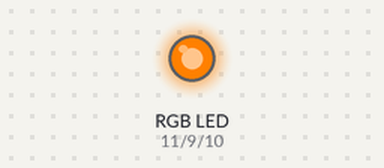
Recording of a sketch running on a simulated Arduino Uno, built with avr-gcc and run on an emulated ATmega328P. Parts: an RGB LED mixed from three pins (HIGH = lit).

Above: at 0.1 s.
Timing chart, 0 to 1.6 s (numbered marks = the images above):
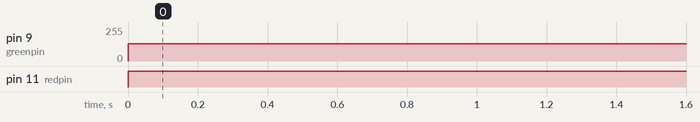

The sketch:

LED_Testing.ino
```cpp
int red = 0;
int green = 0;
int blue = 0;

//Constants for the LED
const int greenpin = 9;
const int redpin = 11;
const int bluepin = 10;

void setup(){
  Serial.begin(9600);

  //Setting pins as outputs
  pinMode(greenpin,OUTPUT);
  pinMode(redpin,OUTPUT);
  pinMode(bluepin,OUTPUT);
}

void loop(){
  analogWrite(greenpin,128);
  analogWrite(redpin,255);
  analogWrite(bluepin,0);
}
```

Measured:
- by itself, pin 9 (greenpin): 0/255 → 128/255 at 0.00 s
- by itself, pin 11 (redpin): LOW → HIGH at 0.00 s
